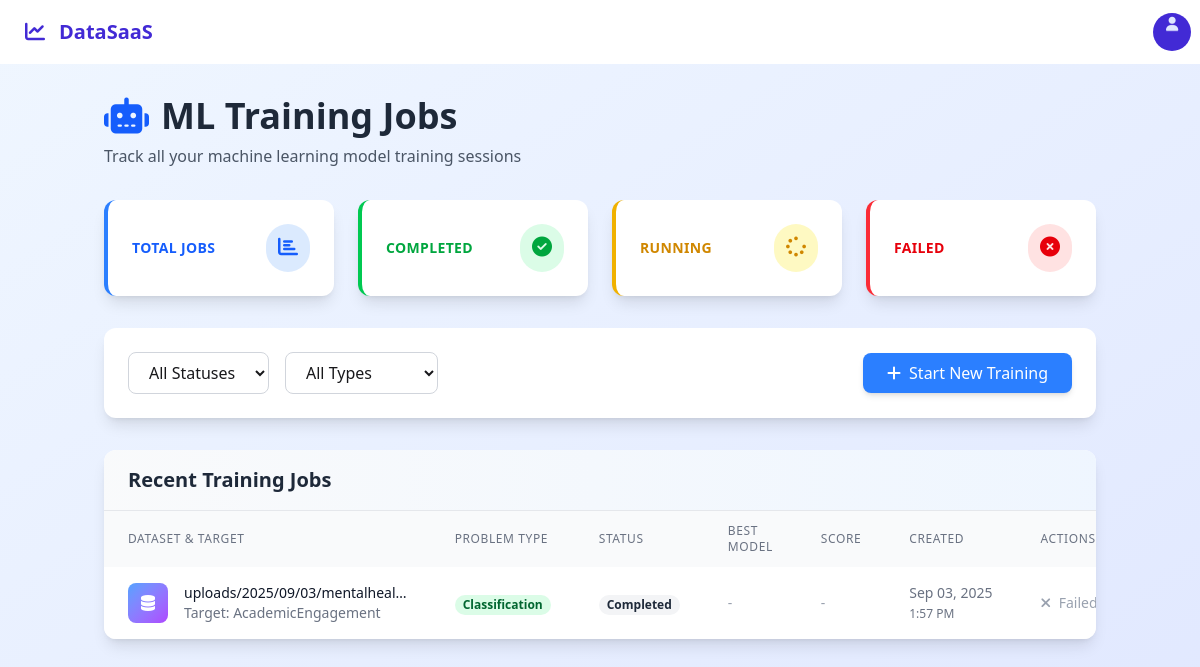
The page /analytics/ml/jobs/ (signed in) on the database its author committed.
### accounts/models.py (models this page shows, shortened)
class MLTrainingJob(models.Model):
    STATUS_CHOICES = (
        ('PENDING', 'Pending'),
        ('RUNNING', 'Running'),
        ('COMPLETED', 'Completed'),
        ('FAILED', 'Failed'),
    )
    PROBLEM_TYPE_CHOICES = (
        ('REGRESSION', 'Regression'),
        ('CLASSIFICATION', 'Classification'),
    )
    uploaded_file = models.ForeignKey('UploadedFile', on_delete=models.CASCADE)
    target_column = models.CharField(max_length=255)
    problem_type = models.CharField(max_length=20, choices=PROBLEM_TYPE_CHOICES)
    status = models.CharField(max_length=20, choices=STATUS_CHOICES, default='PENDING')
    test_size = models.FloatField(default=0.2)
    random_state = models.IntegerField(default=42)
    preprocessing_info = models.JSONField(null=True, blank=True)
    model_results = models.JSONField(null=True, blank=True)
    model_paths = models.JSONField(null=True, blank=True)  # Paths to saved models
    plot_paths = models.JSONField(null=True, blank=True)   # Paths to generated plots
    created_at = models.DateTimeField(auto_now_add=True)
    completed_at = models.DateTimeField(null=True, blank=True)
    error_message = models.TextField(null=True, blank=True)
    best_model_name = models.CharField(max_length=100, null=True, blank=True)
    best_model_score = models.FloatField(null=True, blank=True)  # R² for regression, Accuracy for classification
    class Meta:
        ordering = ['-created_at']

class UploadedFile(models.Model):
    user = models.ForeignKey(User, on_delete=models.CASCADE, related_name='uploaded_files')
    file = models.FileField(upload_to='uploads/%Y/%m/%d/')
    filename = models.CharField(max_length=255)
    uploaded_at = models.DateTimeField(auto_now_add=True)
    file_size = models.BigIntegerField(null=True, blank=True)  # File size in bytes
    file_type = models.CharField(max_length=50, null=True, blank=True)  # CSV, XLSX, etc.
    class Meta:
        ordering = ['-uploaded_at']  # Show newest files first

### analytics/ml_views.py (the view)
# urls.py: path('ml/jobs/', ml_views.ml_jobs_list, name='ml_jobs_list'),
@login_required
def ml_jobs_list(request):
    try:
        ml_jobs = MLTrainingJob.objects.filter(
            uploaded_file__user=request.user
        ).order_by('-created_at')
        context = {
            'ml_jobs': ml_jobs
        }
        return render(request, 'analytics/ml_jobs_list.html', context)
    except Exception as e:
        messages.error(request, f'Error loading ML jobs: {str(e)}')
        return redirect('accounts:dashboard')

### templates/analytics/ml_jobs_list.html (shortened to what this page needs)
{% extends 'base.html' %}
{% block content %}
<div class="min-h-screen bg-gradient-to-br from-blue-50 to-indigo-100">
    <div class="container mx-auto px-4 py-8">
        <div class="max-w-6xl mx-auto">
            <div class="mb-8">
                <h1 class="text-4xl font-bold text-gray-800 mb-2 flex items-center">
                    <i class="fas fa-robot mr-3 text-blue-600"></i>
                    ML Training Jobs
                </h1>
                <p class="text-gray-600">Track all your machine learning model training sessions</p>
            </div>
            <div class="grid grid-cols-1 md:grid-cols-4 gap-6 mb-8">
                <div class="bg-white rounded-xl shadow-lg p-6 border-l-4 border-blue-500">
                    <div class="flex items-center justify-between">
                        <div>
                            <p class="text-blue-600 text-sm font-semibold uppercase tracking-wide">Total Jobs</p>
                        </div>
                        <div class="bg-blue-100 rounded-full p-3">
                            <i class="fas fa-chart-bar text-blue-600 text-xl"></i>
                        </div>
                    </div>
                </div>
                <div class="bg-white rounded-xl shadow-lg p-6 border-l-4 border-green-500">
                    <div class="flex items-center justify-between">
                        <div>
                            <p class="text-green-600 text-sm font-semibold uppercase tracking-wide">Completed</p>
                        </div>
                        <div class="bg-green-100 rounded-full p-3">
                            <i class="fas fa-check-circle text-green-600 text-xl"></i>
                        </div>
                    </div>
                </div>
                <div class="bg-white rounded-xl shadow-lg p-6 border-l-4 border-yellow-500">
                    <div class="flex items-center justify-between">
                        <div>
                            <p class="text-yellow-600 text-sm font-semibold uppercase tracking-wide">Running</p>
                        </div>
                        <div class="bg-yellow-100 rounded-full p-3">
                            <i class="fas fa-spinner text-yellow-600 text-xl"></i>
                        </div>
                    </div>
                </div>
                <div class="bg-white rounded-xl shadow-lg p-6 border-l-4 border-red-500">
                    <div class="flex items-center justify-between">
                        <div>
                            <p class="text-red-600 text-sm font-semibold uppercase tracking-wide">Failed</p>
                        </div>
                        <div class="bg-red-100 rounded-full p-3">
                            <i class="fas fa-times-circle text-red-600 text-xl"></i>
                        </div>
                    </div>
                </div>
            </div>
            <div class="bg-white rounded-xl shadow-lg p-6 mb-8">
                <div class="flex flex-col md:flex-row md:items-center md:justify-between space-y-4 md:space-y-0">
                    <div class="flex flex-col md:flex-row space-y-2 md:space-y-0 md:space-x-4">
                        <select class="px-4 py-2 border border-gray-300 rounded-lg focus:ring-2 focus:ring-blue-500 focus:border-blue-500"
                                onchange="filterJobs(this.value)">
                            <option value="">All Statuses</option>
                        </select>
                        <select class="px-4 py-2 border border-gray-300 rounded-lg focus:ring-2 focus:ring-blue-500 focus:border-blue-500"
                                onchange="filterByType(this.value)">
                            <option value="">All Types</option>
                        </select>
                    </div>
                    <a href="{% url 'accounts:dashboard' %}"
                       class="bg-blue-500 hover:bg-blue-600 text-white px-6 py-2 rounded-lg shadow-md transition duration-300 flex items-center w-fit">
                        <i class="fas fa-plus mr-2"></i>
                        Start New Training
                    </a>
                </div>
            </div>
            {% if ml_jobs %}
            <div class="bg-white rounded-xl shadow-lg overflow-hidden">
                <div class="px-6 py-4 bg-gradient-to-r from-gray-50 to-blue-50 border-b border-gray-200">
                    <h2 class="text-xl font-semibold text-gray-800">Recent Training Jobs</h2>
                </div>
                <div class="overflow-x-auto">
                    <table class="w-full">
                        <thead class="bg-gray-50">
                            <tr>
                                <th class="px-6 py-3 text-left text-xs font-medium text-gray-500 uppercase tracking-wider">Dataset & Target</th>
                                <th class="px-6 py-3 text-left text-xs font-medium text-gray-500 uppercase tracking-wider">Problem Type</th>
                                <th class="px-6 py-3 text-left text-xs font-medium text-gray-500 uppercase tracking-wider">Status</th>
                                <th class="px-6 py-3 text-left text-xs font-medium text-gray-500 uppercase tracking-wider">Best Model</th>
                                <th class="px-6 py-3 text-left text-xs font-medium text-gray-500 uppercase tracking-wider">Score</th>
                                <th class="px-6 py-3 text-left text-xs font-medium text-gray-500 uppercase tracking-wider">Created</th>
                                <th class="px-6 py-3 text-left text-xs font-medium text-gray-500 uppercase tracking-wider">Actions</th>
                            </tr>
                        </thead>
                        <tbody class="bg-white divide-y divide-gray-200">
                            {% for job in ml_jobs %}
                            <tr class="hover:bg-gray-50 transition-colors duration-200" data-status="{{ job.status }}" data-type="{{ job.problem_type }}">
                                <td class="px-6 py-4 whitespace-nowrap">
                                    <div class="flex items-center">
                                        <div class="flex-shrink-0 w-10 h-10">
                                            <div class="w-10 h-10 bg-gradient-to-br from-blue-400 to-purple-500 rounded-lg flex items-center justify-center">
                                                <i class="fas fa-database text-white"></i>
                                            </div>
                                        </div>
                                        <div class="ml-4">
                                            <div class="text-sm font-medium text-gray-900">{{ job.uploaded_file.file.name|truncatechars:30 }}</div>
                                            <div class="text-sm text-gray-500">Target: {{ job.target_column }}</div>
                                        </div>
                                    </div>
                                </td>
                                <td class="px-6 py-4 whitespace-nowrap">
                                    <span class="px-2 inline-flex text-xs leading-5 font-semibold rounded-full
                                        {% if job.problem_type == 'regression' %}bg-blue-100 text-blue-800{% else %}bg-green-100 text-green-800{% endif %}">
                                        {{ job.problem_type|title }}
                                    </span>
                                </td>
                                <td class="px-6 py-4 whitespace-nowrap">
                                    {% if job.status == 'completed' %}
                                        <span class="px-2 inline-flex text-xs leading-5 font-semibold rounded-full bg-green-100 text-green-800">
                                            <i class="fas fa-check-circle mr-1"></i>
                                            Completed
                                        </span>
                                    {% elif job.status == 'running' %}
                                        <span class="px-2 inline-flex text-xs leading-5 font-semibold rounded-full bg-yellow-100 text-yellow-800">
                                            <i class="fas fa-spinner fa-spin mr-1"></i>
                                            Running
                                        </span>
                                    {% elif job.status == 'failed' %}
                                        <span class="px-2 inline-flex text-xs leading-5 font-semibold rounded-full bg-red-100 text-red-800">
                                            <i class="fas fa-times-circle mr-1"></i>
                                            Failed
                                        </span>
                                    {% else %}
                                        <span class="px-2 inline-flex text-xs leading-5 font-semibold rounded-full bg-gray-100 text-gray-800">
                                            {{ job.status|title }}
                                        </span>
                                    {% endif %}
                                </td>
                                <td class="px-6 py-4 whitespace-nowrap text-sm text-gray-900">
                                    {% if job.status == 'completed' and job.results %}
                                        {{ job.results.best_model.name|default:"N/A"|title }}
                                    {% else %}
                                        <span class="text-gray-400">-</span>
                                    {% endif %}
                                </td>
                                <td class="px-6 py-4 whitespace-nowrap text-sm text-gray-900">
                                    {% if job.status == 'completed' and job.results %}
                                        <span class="font-semibold text-blue-600">
                                            {% if job.problem_type == 'regression' %}
                                                {{ job.results.best_model.score|floatformat:3 }}
                                            {% else %}
                                                {{ job.results.best_model.score|floatformat:1 }}%
                                            {% endif %}
                                        </span>
                                    {% else %}
                                        <span class="text-gray-400">-</span>
                                    {% endif %}
                                </td>
                                <td class="px-6 py-4 whitespace-nowrap text-sm text-gray-500">
                                    {{ job.created_at|date:"M d, Y" }}<br>
                                    <span class="text-xs">{{ job.created_at|time:"g:i A" }}</span>
                                </td>
                                <td class="px-6 py-4 whitespace-nowrap text-right text-sm font-medium space-x-2">
                                    {% if job.status == 'completed' %}
                                        <a href="{% url 'analytics:ml_results' job.id %}"
                                           class="text-blue-600 hover:text-blue-900 transition-colors duration-200">
                                            <i class="fas fa-eye mr-1"></i>
                                            View Results
                                        </a>
                                    {% elif job.status == 'running' %}
                                        <a href="{% url 'analytics:train_model' job.uploaded_file.id job.target_column %}"
                                           class="text-yellow-600 hover:text-yellow-900 transition-colors duration-200">
                                            <i class="fas fa-eye mr-1"></i>
                                            View Progress
                                        </a>
                                    {% else %}
                                        <span class="text-gray-400">
                                            <i class="fas fa-times mr-1"></i>
                                            Failed
                                        </span>
                                    {% endif %}
                                </td>
                            </tr>
                            {% endfor %}
                        </tbody>
                    </table>
                </div>
            </div>
            {% endif %}
        </div>
    </div>
</div>
{% endblock %}

### rows shown on the page
MLTrainingJob: uploaded_file.file.name "uploads/2025/09/03/mentalheal…", target_column "AcademicEngagement", problem_type "Classification", status "Completed", created_at "Sep 03, 2025", created_at "1:57 PM", shows "Failed"
